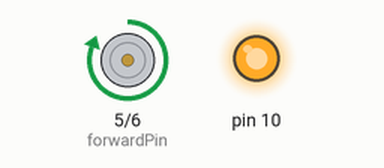
Recording of a sketch running on a simulated Arduino Uno, built with avr-gcc and run on an emulated ATmega328P. On the bench: motor-driver pin pairs drawn as motors (green arrow = first pin HIGH = forward, orange = second pin HIGH = backward, longer = more drive), output pins drawn as LEDs (lit = HIGH).

Above: at 1.0 s.
At 3.0 s:
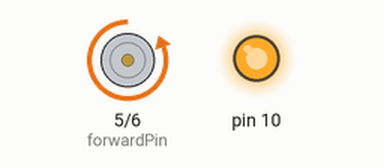
At 7.0 s:
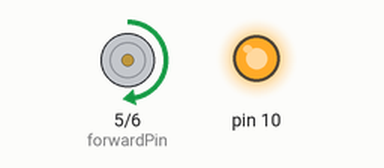
At 11.0 s:
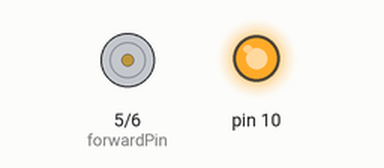
Timing chart, 0 to 15.6 s (numbered marks = the images above):
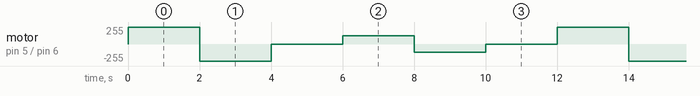

Measured:
- by itself, motor on pin 5 (forwardPin) / pin 6 (backwardPin): repeats every 12.0 s: backward 255/255 2.0 s, stopped 2.0 s, forward 127/255 2.0 s, backward 127/255 2.0 s, stopped 2.0 s, forward 255/255 2.0 s

The sketch:

Test.ino
```cpp
// Pin definitions
#define forwardPin 5
#define backwardPin 6

void motorControl(bool forward, int speed);

void setup() {
  // Set the pin modes
  pinMode(10, OUTPUT);
  analogWrite(10, 255);
  pinMode(forwardPin, OUTPUT);
  pinMode(backwardPin, OUTPUT);
}

void loop() {
    // Move the motor forward at full speed
    motorControl(true, 255);
    delay(2000);
    // Move the motor backward at full speed
    motorControl(false, 255);
    delay(2000);
    // Stop the motor
    motorControl(true, 0);
    delay(2000);
    // Move the motor forward at half speed
    motorControl(true, 127);
    delay(2000);
    // Move the motor backward at half speed
    motorControl(false, 127);
    delay(2000);
    // Stop the motor
    motorControl(true, 0);
    delay(2000);
}

void motorControl(bool forward=true, int speed=255) {
  if(forward) {
    digitalWrite(backwardPin, LOW);
    analogWrite(forwardPin, speed);
  }
  else{
    digitalWrite(forwardPin, LOW);
    analogWrite(backwardPin, speed);
  }
}
```
